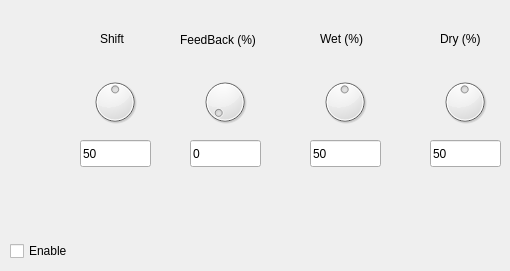
      <widget class="QWidget" name="tab_12">
       <attribute name="title">
        <string>Pitch Shift</string>
       </attribute>
       <widget class="QCheckBox" name="checkBox_8">
        <property name="geometry">
         <rect>
          <x>10</x>
          <y>240</y>
          <width>81</width>
          <height>22</height>
         </rect>
        </property>
        <property name="text">
         <string>Enable</string>
        </property>
       </widget>
       <widget class="QLabel" name="label_26">
        <property name="geometry">
         <rect>
          <x>180</x>
          <y>30</y>
          <width>91</width>
          <height>20</height>
         </rect>
        </property>
        <property name="text">
         <string>FeedBack (%)</string>
        </property>
       </widget>
       <widget class="QLabel" name="label_27">
        <property name="geometry">
         <rect>
          <x>320</x>
          <y>30</y>
          <width>61</width>
          <height>17</height>
         </rect>
        </property>
        <property name="text">
         <string>Wet (%)</string>
        </property>
       </widget>
       <widget class="QLineEdit" name="ShDryLE">
        <property name="geometry">
         <rect>
          <x>430</x>
          <y>140</y>
          <width>71</width>
          <height>27</height>
         </rect>
        </property>
        <property name="text">
         <string>50</string>
        </property>
       </widget>
       <widget class="QLineEdit" name="ShWetLE">
        <property name="geometry">
         <rect>
          <x>310</x>
          <y>140</y>
          <width>71</width>
          <height>27</height>
         </rect>
        </property>
        <property name="text">
         <string>50</string>
        </property>
       </widget>
       <widget class="QDial" name="ShDryDial">
        <property name="geometry">
         <rect>
          <x>440</x>
          <y>70</y>
          <width>50</width>
          <height>64</height>
         </rect>
        </property>
        <property name="minimum">
         <number>1</number>
        </property>
        <property name="maximum">
         <number>100</number>
        </property>
        <property name="value">
         <number>50</number>
        </property>
       </widget>
       <widget class="QDial" name="ShWetDial">
        <property name="geometry">
         <rect>
          <x>320</x>
          <y>70</y>
          <width>50</width>
          <height>64</height>
         </rect>
        </property>
        <property name="minimum">
         <number>1</number>
        </property>
        <property name="maximum">
         <number>100</number>
        </property>
        <property name="value">
         <number>50</number>
        </property>
       </widget>
       <widget class="QLabel" name="label_28">
        <property name="geometry">
         <rect>
          <x>100</x>
          <y>30</y>
          <width>41</width>
          <height>17</height>
         </rect>
        </property>
        <property name="text">
         <string>Shift</string>
        </property>
       </widget>
       <widget class="QLineEdit" name="ShShiftLE">
        <property name="geometry">
         <rect>
          <x>80</x>
          <y>140</y>
          <width>71</width>
          <height>27</height>
         </rect>
        </property>
        <property name="text">
         <string>50</string>
        </property>
       </widget>
       <widget class="QLineEdit" name="ShFeedbackLE">
        <property name="geometry">
         <rect>
          <x>190</x>
          <y>140</y>
          <width>71</width>
          <height>27</height>
         </rect>
        </property>
        <property name="text">
         <string>0</string>
        </property>
       </widget>
       <widget class="QDial" name="ShFeedbackDial">
        <property name="geometry">
         <rect>
          <x>200</x>
          <y>70</y>
          <width>50</width>
          <height>64</height>
         </rect>
        </property>
        <property name="maximum">
         <number>100</number>
        </property>
       </widget>
       <widget class="QLabel" name="label_29">
        <property name="geometry">
         <rect>
          <x>440</x>
          <y>30</y>
          <width>61</width>
          <height>17</height>
         </rect>
        </property>
        <property name="text">
         <string>Dry (%)</string>
        </property>
       </widget>
       <widget class="QDial" name="ShShiftDial">
        <property name="geometry">
         <rect>
          <x>90</x>
          <y>70</y>
          <width>50</width>
          <height>64</height>
         </rect>
        </property>
        <property name="minimum">
         <number>-10000</number>
        </property>
        <property name="maximum">
         <number>10000</number>
        </property>
        <property name="value">
         <number>50</number>
        </property>
       </widget>
       <zorder>checkBox_8</zorder>
       <zorder>label_26</zorder>
       <zorder>label_27</zorder>
       <zorder>ShWetLE</zorder>
       <zorder>ShDryDial</zorder>
       <zorder>ShWetDial</zorder>
       <zorder>label_28</zorder>
       <zorder>ShShiftLE</zorder>
       <zorder>ShFeedbackLE</zorder>
       <zorder>ShFeedbackDial</zorder>
       <zorder>label_29</zorder>
       <zorder>ShShiftDial</zorder>
       <zorder>ShDryLE</zorder>
      </widget>
